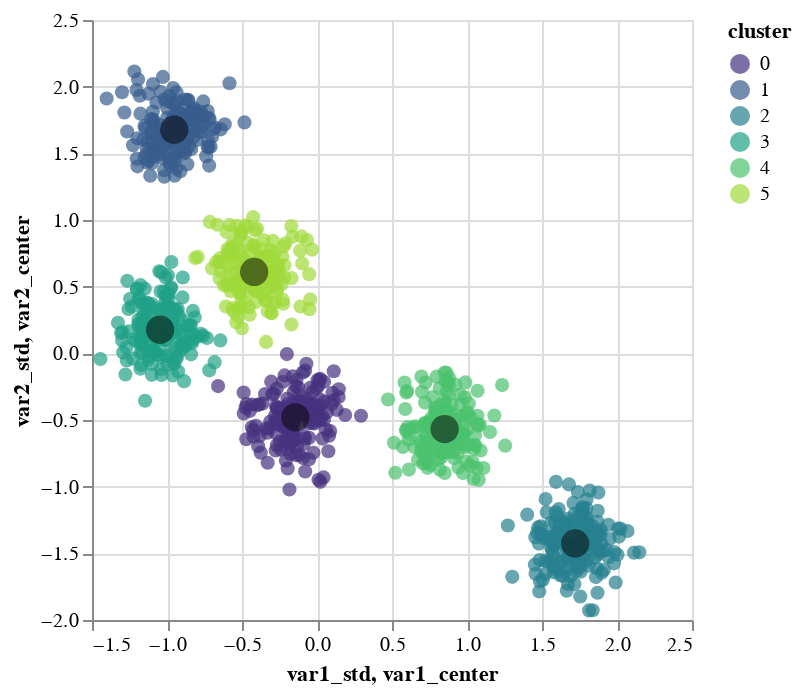

The cell this chart's notebook holds for it:
### Code cell
# Create the scatter plot for the data points with cluster colors
scatter = alt.Chart(df_std).mark_circle(size=50).encode(
    x='var1_std:Q',
    y='var2_std:Q',
    color=alt.Color('cluster:N', scale=alt.Scale(scheme='viridis'))
)

# Create the scatter plot for the cluster centers
centers_scatter = alt.Chart(centers_data).mark_circle(size=200, color='black', opacity=0.5).encode(
    x='var1_center',
    y='var2_center'
)

# Combine the two scatter plots
alt.layer(scatter, centers_scatter)

### Figure 1 — Vega-Lite specification as saved in the notebook (floating-point values rounded to 4 significant figures; data arrays with more than 128 entries replaced by an {"elided": "..."} marker saying what was removed)
{"config": {"view": {"continuousWidth": 300, "continuousHeight": 300}}, "layer": [{"data": {"name": "data-c9dcc273450b0c2968e37ca917691ec7"}, "mark": {"type": "circle", "size": 50}, "encoding": {"color": {"field": "cluster", "scale": {"scheme": "viridis"}, "type": "nominal"}, "x": {"field": "var1_std", "type": "quantitative"}, "y": {"field": "var2_std", "type": "quantitative"}}}, {"data": {"name": "data-21275a036ae6fc7ee35e3b9efd29f663"}, "mark": {"type": "circle", "color": "black", "opacity": 0.5, "size": 200}, "encoding": {"x": {"field": "var1_center", "type": "quantitative"}, "y": {"field": "var2_center", "type": "quantitative"}}}], "$schema": "https://vega.github.io/schema/vega-lite/v5.20.1.json", "datasets": {"data-c9dcc273450b0c2968e37ca917691ec7": {"elided": "1000 records"}, "data-21275a036ae6fc7ee35e3b9efd29f663": [{"var1_center": -0.1447, "var2_center": -0.48}, {"var1_center": -0.9519, "var2_center": 1.677}, {"var1_center": 1.721, "var2_center": -1.426}, {"var1_center": -1.046, "var2_center": 0.1778}, {"var1_center": 0.8508, "var2_center": -0.5679}, {"var1_center": -0.4189, "var2_center": 0.6109}]}}
